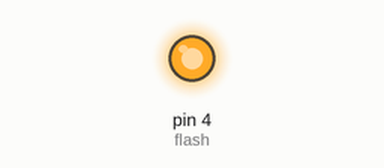
A program run on a simulated MicroPython board. Shown: output pins drawn as LEDs (lit = HIGH).

Above: at 0.15 s.
At 5.25 s:
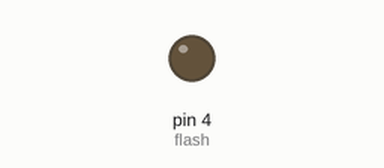
Timing chart, 0 to 5.5 s (numbered marks = the images above):
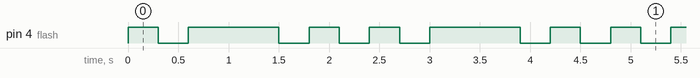

The program:

SOS1.py
```python
from machine import Pin
import time

flash = Pin(4, Pin.OUT, value=0)
def s():
    flash.value(1)
    time.sleep_ms(300)
    flash.value(0)
    time.sleep_ms(300)

def o():
    flash.value(1)
    time.sleep_ms(900)
    flash.value(0)
    time.sleep_ms(300)

try :
    while True:
        s()
        o()
        s()

finally:
    flash.value(0)
```

Measured:
- by itself, pin 4 (flash): repeats every 2.4 s: LOW 0.30 s, HIGH 0.90 s, 2 × (LOW 0.30 s, HIGH 0.30 s)
- by itself, everything shown: repeats every 2.4 s, in 6 steps
